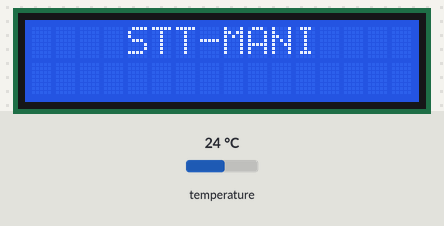
A sketch run on a simulated Arduino Uno, built with avr-gcc and run on an emulated ATmega328P. Parts: 16×2 character LCD. The test bench sets the inputs (shaded band); at power-on: temperature 24 °C. What the sketch prints to the serial monitor is not drawn.

Above: at 1.1 s.
At 12.2 s:
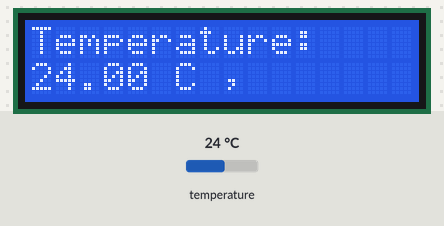
12.3 s: temperature set to 12 °C
At 16.3 s:
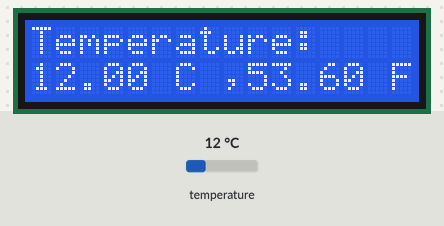
16.6 s: temperature set to 19 °C
At 20.4 s:
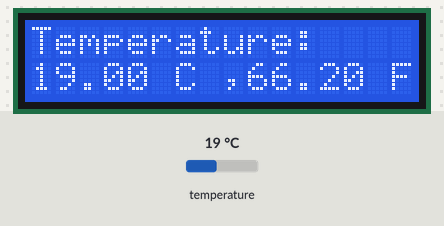
20.9 s: temperature set to 28 °C
At 23.9 s:
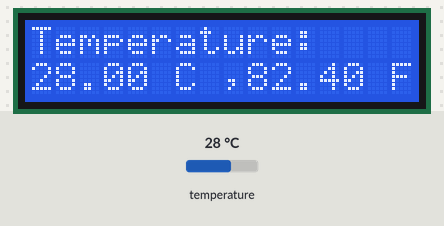
Timing chart, 0 to 25.4 s (numbered marks = the images above; inputs shaded):
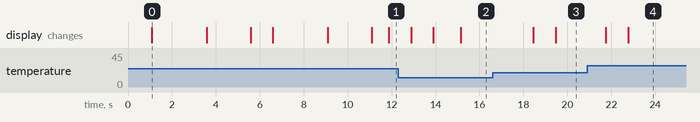

Measured:
- after the input at 16.6 s, the display: first changes after 1.8 s (image 3 shows a later state)
- after the input at 20.9 s, the display: first changes after 0.84 s (image 4 shows a later state)
- what the display in image 0 shows lasts 2.5 s, from 1.1 s to 3.6 s

The sketch:

DS18b20_Ard_uno.ino
```cpp
#include <LiquidCrystal.h>
#include <OneWire.h>
#include <DallasTemperature.h>
LiquidCrystal lcd(2,3, 4, 5, 6, 7);

// Data wire is plugged into digital pin 2 on the Arduino
#define ONE_WIRE_BUS A0

// Setup a oneWire instance to communicate with any OneWire device
OneWire oneWire(ONE_WIRE_BUS);

// Pass oneWire reference to DallasTemperature library
DallasTemperature sensors(&oneWire);

void setup(void)
{
  sensors.begin();  // Start up the library
  lcd.begin(16, 2);
  Serial.begin(9600);
  project_Name();
}

void loop(void)
{
  // Send the command to get temperatures
  sensors.requestTemperatures();

  //print the temperature in Celsius
  //Serial.print("Temperature: ");
  lcd.setCursor(0, 0);
  lcd.print("Temperature:    ");
  lcd.setCursor(0, 1);
  lcd.print(sensors.getTempCByIndex(0));
  lcd.setCursor(6, 1);
  lcd.print("C ,");
  delay(1000);
  //Serial.print(sensors.getTempCByIndex(0));
  //Serial.print((char)176);//shows degrees character
  //Serial.print("C  |  ");

  //print the temperature in Fahrenheit
  Serial.println((sensors.getTempCByIndex(0) * 9.0) / 5.0 + 32.0);
  lcd.setCursor(9, 1);
  lcd.print((sensors.getTempCByIndex(0) * 9.0) / 5.0 + 32.0);
  delay(1000);
  lcd.setCursor(15, 1);
  lcd.print("F");
  //Serial.print((char)176);//shows degrees character
  //Serial.println("F");

  delay(500);
}

void project_Name() {
  lcd.setCursor(0, 0);
  delay(1000);
  lcd.print("    STT-MANI    ");
  delay(2500);
  lcd.setCursor(0, 1);
  lcd.print("  Arduino UNO   ");
  delay(2000);
  lcd.clear();
  lcd.setCursor(0, 0);
  delay(1000);
  lcd.print("Interfacing With");
  delay(2500);
  lcd.setCursor(0, 1);
  lcd.print(" DS18b20 Sensor ");
  delay(2000);
  lcd.clear();
}
```
